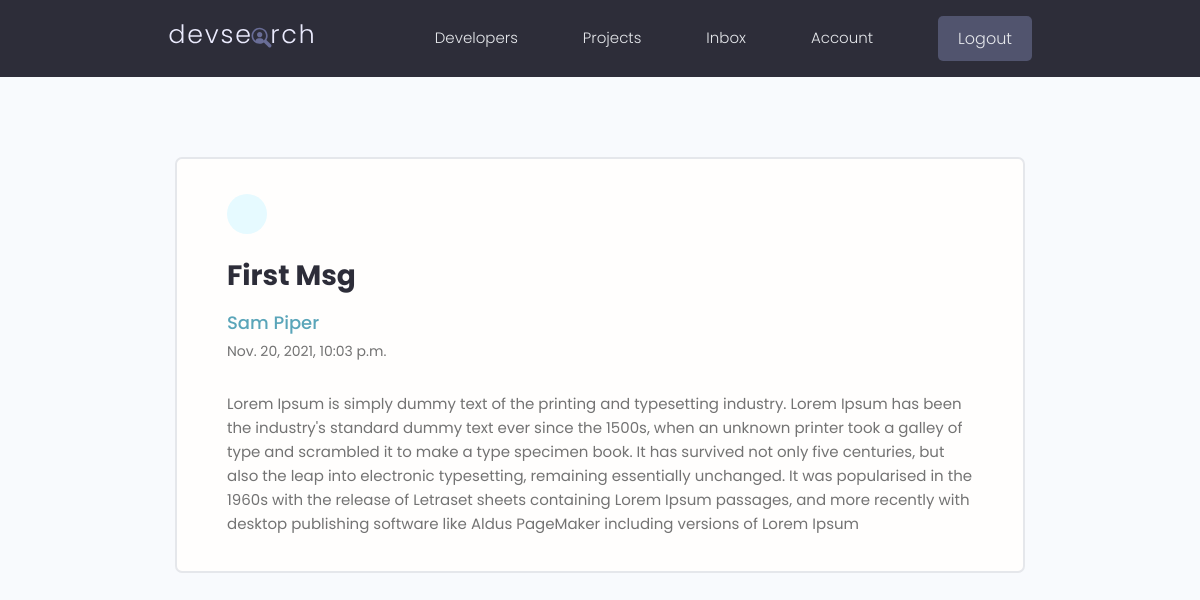
/message/8382f1b2-e108-4d3b-ac04-0597b9667279/ (signed in), run on the app's committed database.
### users/models.py (models this page shows)
class Message(models.Model):
    sender = models.ForeignKey(
        Profile, on_delete=models.SET_NULL, null=True, blank=True)
    recipient = models.ForeignKey(
        Profile, on_delete=models.SET_NULL, null=True, blank=True, related_name="messages")
    name = models.CharField(max_length=200, null=True, blank=True)
    email = models.EmailField(max_length=200, null=True, blank=True)
    subject = models.CharField(max_length=200, null=True, blank=True)
    body = models.TextField()
    is_read = models.BooleanField(default=False, null=True)
    created = models.DateTimeField(auto_now_add=True)
    id = models.UUIDField(default=uuid.uuid4, unique=True,
                          primary_key=True, editable=False)

### users/views.py (the view)
# urls.py: path('message/<str:pk>/', views.viewMessage, name='message'),
@login_required(login_url='login')
def viewMessage(request, pk):
    profile = request.user.profile
    message = profile.messages.get(id=pk)
    if message.is_read == False:
        message.is_read = True
        message.save()
    context = {'message': message}
    return render(request, 'users/message.html', context)

### users/templates/users/message.html (shortened to what this page needs)
{% extends 'main.html' %}
{% block content%}
  <main class="messagePage my-xl">
    <div class="content-box">
      <div class="message">
        <a class="backButton" href="{%url 'inbox'%}"></a>
        <h2 class="message__subject">{{message.subject}}</h4>
          <a href="profile.html" class="message__author">{{message.name}}</a>
          <p class="message__date">{{message.created}}</p>
          <div class="message__body">
            {{message.body|linebreaksbr}}
          </div>
      </div>
    </div>
  </main>
  {% endblock content%}

### static/styles/app.css (style rules this page uses)
:root { --color-sub: #2d2d39; }
.content-box { width: 95%; max-width: 85rem; margin: 0 auto; }
.message { padding: 2.5rem 0; }
.message>a { display: flex; gap: 1rem; }
.message__author, .message__date { flex-basis: 25%; }
.message__subject { flex-basis: 50%; }
.message__date { text-align: right; }
.messagePage .message { list-style: none; background: var(--color-white); padding: 3.5rem 5rem; border: 2px solid var(--color-light); border-radius: 0.7rem; }
.messagePage .message__subject { font-size: 2.8rem; color: var(--color-sub); margin-bottom: 1rem; margin-top: 2rem; }
.messagePage .message__author { font-size: 1.8rem; font-weight: 500; }
.messagePage .message__date { font-size: 1.4rem; font-weight: 400; text-align: left; margin-bottom: 3rem; }
.backButton { background: var(--color-main-light); color: var(--color-main); width: 4rem; height: 4rem; display: flex; align-items: center; justify-content: center; border-radius: 50%; }

### static/uikit/styles/modules/_variables.css (style rules this page uses)
:root { --color-main: #5aa5b9; --color-main-light: #e6faff; --color-sub: #3f4156; --color-sub-light: #51546e; --color-sub-lighter: #ededfd; --color-text: #737373; --color-gray: #8b8b8b; --color-light: #e5e7eb; --color-light-gray: #767676; --color-bg: #f8fafd; --color-white: #fffefd; --color-white-light: #f3f3f3; --color-success: #359e64; --color-success-bg: #def8e8; --color-error: #fc4b0b; --color-error-bg: #fff2ee; --font-base: 'Poppins', arial, helvetica, 'Segoe UI', roboto, ubuntu, sans-serif; --font-monospace: 'Fira Code', 'Courier New', courier, monospace; --font-regular: 300; --font-medium: 500; --font-bold: 700; --generic-shadow: 1px 1px 5px #00000010; --generic-transition: all 0.3s ease-in-out; }

### static/uikit/styles/modules/_base.css (style rules this page uses)
* { margin: 0; padding: 0; box-sizing: border-box; text-rendering: optimizeLegibility; color: inherit; font-size: inherit; }
html { font-size: 50%; }
@media only screen and (min-width: 480px) { html { font-size: 56.25%; } }
@media only screen and (min-width: 1200px) { html { font-size: 62.5%; } }
body { line-height: 1.6; font-weight: 400; font-size: 1.5rem; color: var(--color-text); background-color: var(--color-bg); min-height: 100vh; }

### static/uikit/styles/modules/_typography.css (style rules this page uses)
* { font-family: var(--font-base); }
h2 { font-size: 3.6rem; font-weight: var(--font-bold); }
p, span, strong { font-size: 1.6rem; color: var(--color-text); font-weight: var(--font-regular); }
a { padding-bottom: 2px; text-decoration: none; display: inline-block; color: var(--color-main); font-weight: var(--font-medium); }

### static/uikit/styles/modules/_utilities.css (style rules this page uses)
.my-xl { margin: 8rem auto; }

### data on the page
Message: subject "First Msg", name "Sam Piper", created "Nov. 20, 2021, 10:03 p.m.", body "Lorem Ipsum is simply dummy text of the printing and typesetting industry. Lorem Ipsum has been the industry's standard dummy text ever since the 1500s, when an unknown printer took a galley of type and scrambled it to make a type specimen book. It has survived not only five centuries, but also the leap into electronic typesetting, remaining essentially unchanged. It was popularised in the 1960s with the release of Letraset sheets containing Lorem Ipsum passages, and more recently with desktop publishing software like Aldus PageMaker including versions of Lorem Ipsum"
